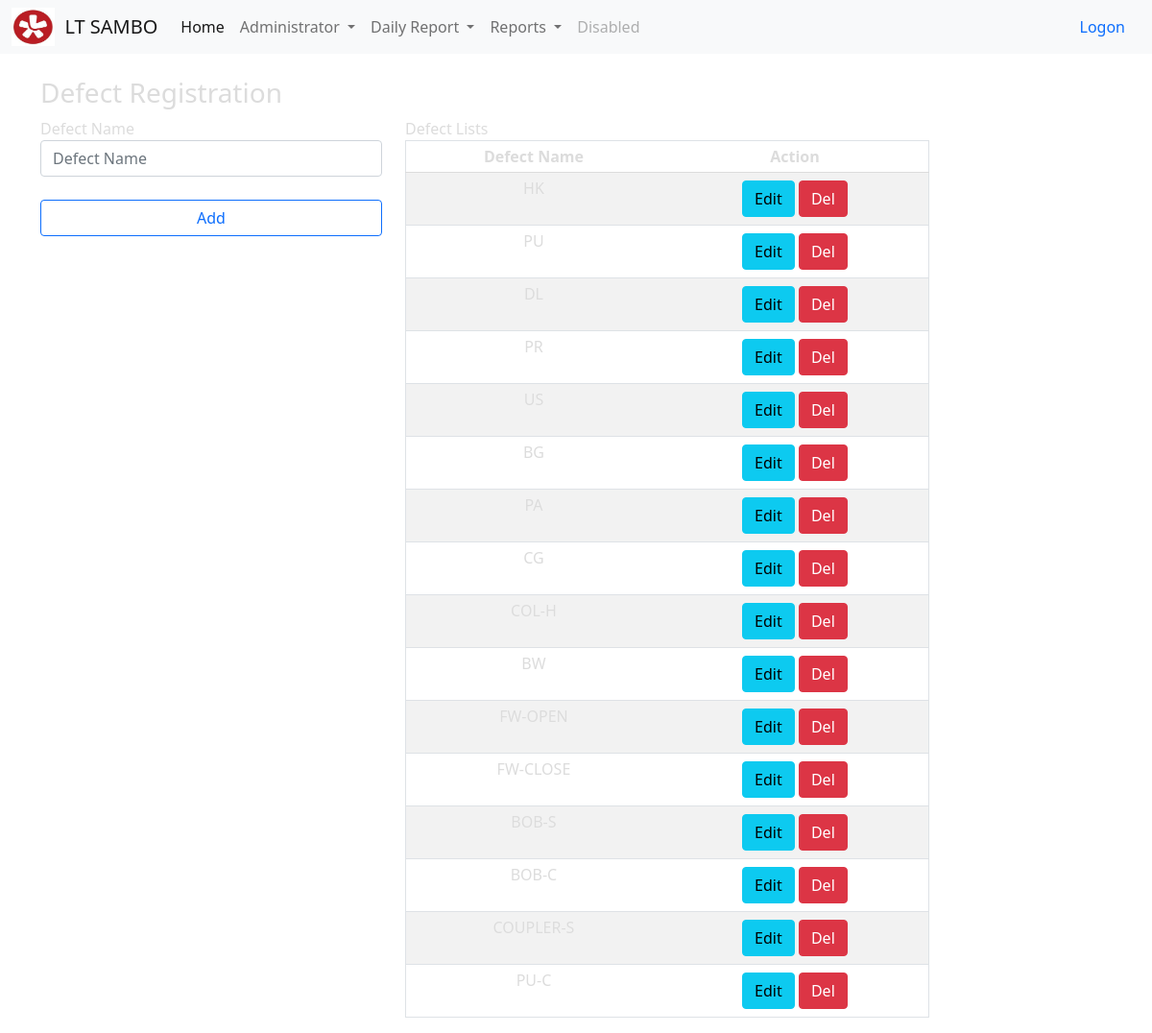
The app's page /work_volume/work_volume, older data.
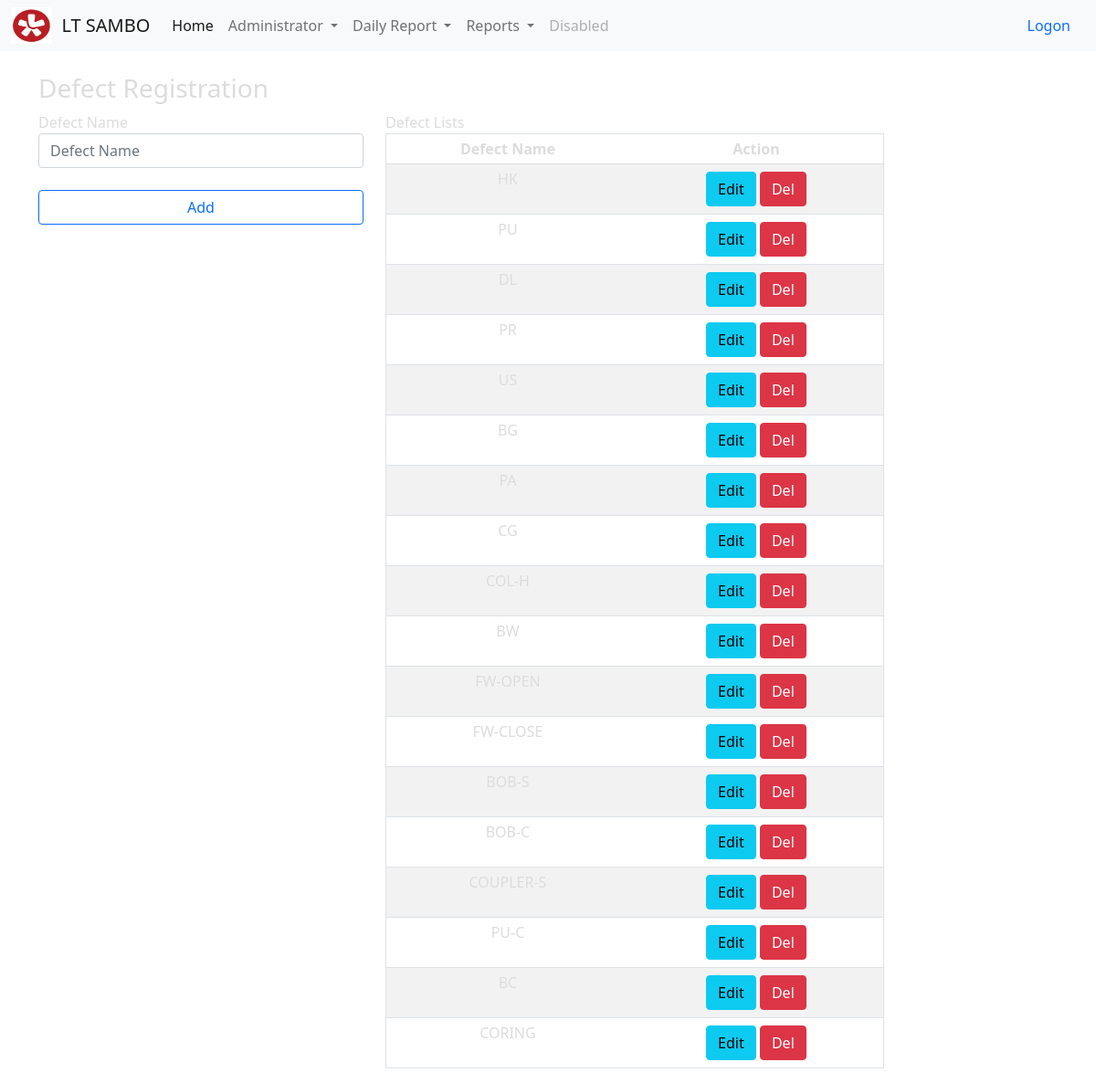
The same page, newer data.
### todo_list/models.py (models this page shows, shortened)
class Work_Volume(models.Model):
    Tx_Name = models.CharField(max_length=200)
    Is_Active = models.BooleanField(default=True)

### todo_list/views.py (the view)
# urls.py: path('work_volume/work_volume',views.work_volume, name='work_volume'),
def work_volume(request):
    if request.method == 'POST':
        form = WorkVolumeform(request.POST or None)
        if form.is_valid():
            form.save()
        work_volume_items = Work_Volume.objects.all
        messages.success(request, ('Item has been added to the list!'))
        return render(request, 'admin/work_volume_create.html', {'work_volume_items': work_volume_items})
    else:
        work_volume_items = Work_Volume.objects.all
        return render(request, 'admin/work_volume_create.html', {'work_volume_items': work_volume_items})

### todo_list/templates/admin/work_volume_create.html (shortened to what this page needs)
{% extends 'base.html' %}
{% load static %}
{% block content %}
<br><br>
<div class="container">
<div class="row">
    <h3 class="panel-title">
        <span class="english">Defect Registration</span>
    </h3>
    <form class="col-md-4 col-md-offset-2" method="post">
            <span>Defect Name</span>
            <input class="form-control col-md-6 me-2" type="input" placeholder="Defect Name" aria-label="Defect Name" name ="Tx_Name"><br>
            <div class="d-grid gap-2">
                <button class="btn btn-outline-primary mb-3" type="submit">Add</button>
            </div>
    </form>
    <br>
    {%if work_volume_items %}
    <br>
    <div class="col-md-6 col-md-offset-2 primary md-2">
        <span> Defect Lists</span>
    <table class="table table-striped secondary border" style="Color:#dcdcdc; line-height:1;">
    <thead>
        <tr>
            <th><center>Defect Name</center></th>
            <th class="text-center"><center>Action</center></th>
        </tr>
    </thead>
      {% for things in work_volume_items %}
            <tr style="Color:#dcdcdc;">
                <td><center>{{ things.Tx_Name }} </center></td>
                <td class="text-center"><a class='btn btn-info btn-xs' href="#"> Edit</a> <a href="#" class="btn btn-danger btn-xs"> Del</a></td>
            </tr>
        {% endfor %}
    </table>
       </div>
   {% endif %}
</div>
</div>
{% endblock %}

Row changes from the older to the newer data that the page shows:
added Work_Volume: Tx_Name "BC"
added Work_Volume: Tx_Name "CORING"
